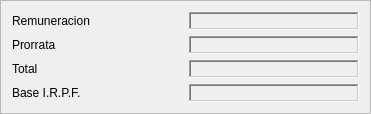
  <widget class="QFrame" name="frame_6">
   <property name="geometry">
    <rect>
     <x>10</x>
     <y>680</y>
     <width>371</width>
     <height>111</height>
    </rect>
   </property>
   <property name="frameShape">
    <enum>QFrame::StyledPanel</enum>
   </property>
   <property name="frameShadow">
    <enum>QFrame::Sunken</enum>
   </property>
   <layout class="QHBoxLayout" name="horizontalLayout_13">
    <item>
     <layout class="QVBoxLayout" name="verticalLayout">
      <item>
       <layout class="QHBoxLayout" name="horizontalLayout">
        <item>
         <widget class="QLabel" name="label_35">
          <property name="text">
           <string>Remuneracion</string>
          </property>
         </widget>
        </item>
        <item>
         <widget class="QLabel" name="lblRemuneracion">
          <property name="styleSheet">
           <string notr="true">color:rgb(0,0,255)</string>
          </property>
          <property name="frameShape">
           <enum>QFrame::WinPanel</enum>
          </property>
          <property name="frameShadow">
           <enum>QFrame::Sunken</enum>
          </property>
          <property name="text">
           <string/>
          </property>
          <property name="alignment">
           <set>Qt::AlignRight|Qt::AlignTrailing|Qt::AlignVCenter</set>
          </property>
         </widget>
        </item>
       </layout>
      </item>
      <item>
       <layout class="QHBoxLayout" name="horizontalLayout_2">
        <item>
         <widget class="QLabel" name="label_38">
          <property name="text">
           <string>Prorrata</string>
          </property>
         </widget>
        </item>
        <item>
         <widget class="QLabel" name="lblProrrata">
          <property name="styleSheet">
           <string notr="true">color:rgb(0,0,255)</string>
          </property>
          <property name="frameShape">
           <enum>QFrame::WinPanel</enum>
          </property>
          <property name="frameShadow">
           <enum>QFrame::Sunken</enum>
          </property>
          <property name="text">
           <string/>
          </property>
          <property name="alignment">
           <set>Qt::AlignRight|Qt::AlignTrailing|Qt::AlignVCenter</set>
          </property>
         </widget>
        </item>
       </layout>
      </item>
      <item>
       <layout class="QHBoxLayout" name="horizontalLayout_3">
        <item>
         <widget class="QLabel" name="label_39">
          <property name="text">
           <string>Total</string>
          </property>
         </widget>
        </item>
        <item>
         <widget class="QLabel" name="lblTotal">
          <property name="styleSheet">
           <string notr="true">color:rgb(0,0,255)</string>
          </property>
          <property name="frameShape">
           <enum>QFrame::WinPanel</enum>
          </property>
          <property name="frameShadow">
           <enum>QFrame::Sunken</enum>
          </property>
          <property name="text">
           <string/>
          </property>
          <property name="alignment">
           <set>Qt::AlignRight|Qt::AlignTrailing|Qt::AlignVCenter</set>
          </property>
         </widget>
        </item>
       </layout>
      </item>
      <item>
       <layout class="QHBoxLayout" name="horizontalLayout_4">
        <item>
         <widget class="QLabel" name="label_40">
          <property name="text">
           <string>Base I.R.P.F.</string>
          </property>
         </widget>
        </item>
        <item>
         <widget class="QLabel" name="lblBaseIrpf">
          <property name="styleSheet">
           <string notr="true">color:rgb(0,0,255)</string>
          </property>
          <property name="frameShape">
           <enum>QFrame::WinPanel</enum>
          </property>
          <property name="frameShadow">
           <enum>QFrame::Sunken</enum>
          </property>
          <property name="text">
           <string/>
          </property>
          <property name="alignment">
           <set>Qt::AlignRight|Qt::AlignTrailing|Qt::AlignVCenter</set>
          </property>
         </widget>
        </item>
       </layout>
      </item>
     </layout>
    </item>
   </layout>
  </widget>
